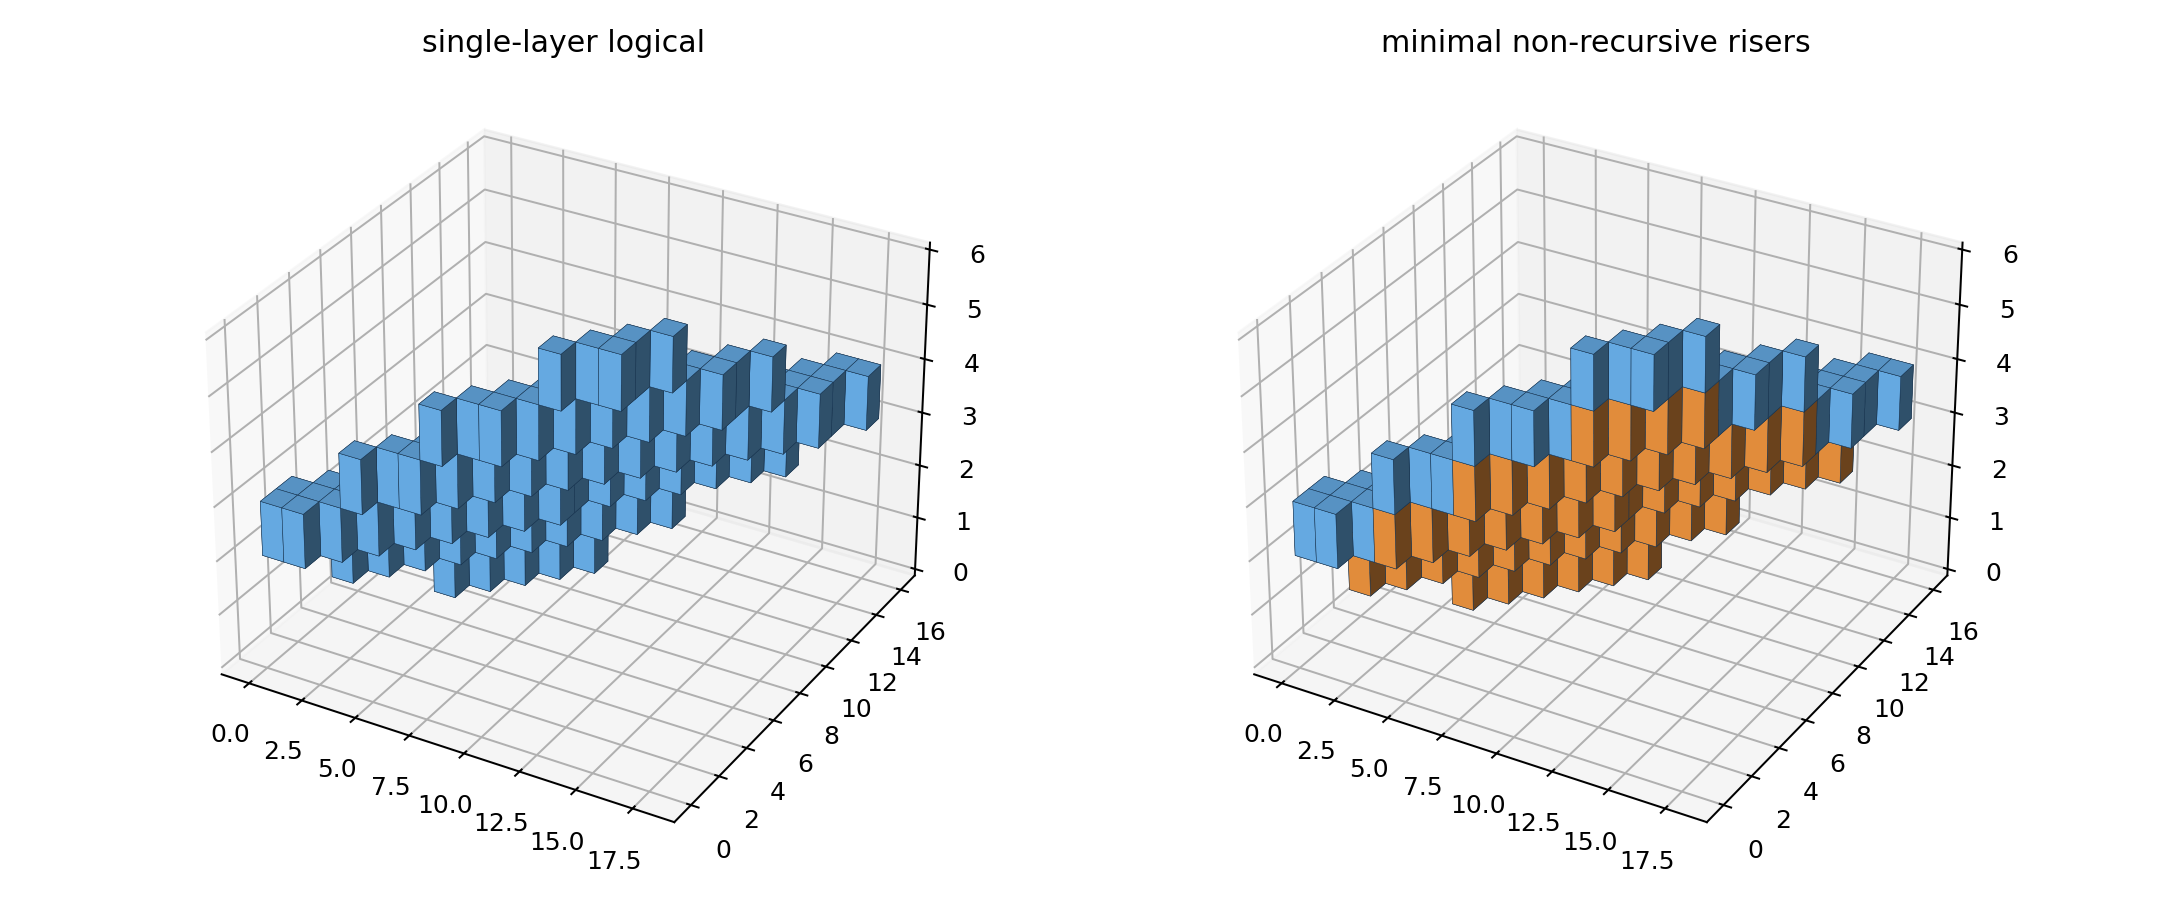

Write Python code to recreate this figure.
"""Non-recursive risers for a one-layer digital face."""
from collections import Counter, deque
from pathlib import Path

from bresenham_scan_lab import canonical_frame, lift, scan_face
from planar_faces import contains, face_normal


def local_columns(points, frame):
    result = {}
    for point in points:
        local = frame.vector(tuple(value + .5 for value in point))
        result[(round(local[0]), round(local[1]))] = round(local[2])
    return result


def cracks(columns):
    result = []
    for cell, w in columns.items():
        for step in ((1, 0), (0, 1)):
            neighbor = cell[0] + step[0], cell[1] + step[1]
            if neighbor in columns and columns[neighbor] != w:
                result.append((cell, neighbor))
    return result


def close_projection(cells, local_vertices):
    """Replace each diagonal-only 2-D contact with one inward orthogonal cell."""
    polygon = tuple((vertex[0], vertex[1]) for vertex in local_vertices)
    result = set(cells)
    for u, v in sorted(cells):
        for du, dv in ((1, 1), (1, -1)):
            diagonal = u + du, v + dv
            first, second = (u + du, v), (u, v + dv)
            if diagonal not in cells or first in cells or second in cells:
                continue
            result.add(min((first, second), key=lambda cell: (not contains(polygon, (cell[0] + .5, cell[1] + .5)), cell)))
    return result


def bridge_face(vertices):
    base, _, frame = scan_face(vertices)
    _, local_vertices = canonical_frame(vertices)
    normal = face_normal(local_vertices)
    base_columns = local_columns(base, frame)
    closed_cells = close_projection(set(base_columns), local_vertices)
    logical = {frame.world_voxel(lift(cell, normal)) for cell in closed_cells}
    columns = local_columns(logical, frame)
    gaps = cracks(columns)

    def candidates(upper_side):
        result = set()
        for first, second in gaps:
            low = first if columns[first] < columns[second] else second
            high = second if low == first else first
            cell = low if upper_side else high
            w = columns[cell] + (1 if upper_side else -1)
            result.add((cell[0], cell[1], w))
        return result

    def cost(points):
        return sum(abs(normal[0] * u + normal[1] * v + normal[2] * w) for u, v, w in points)

    upper, lower = candidates(True), candidates(False)
    local_bridges = min((upper, lower), key=lambda points: (len(points), cost(points), sorted(points)))
    bridges = {frame.world_voxel(point) for point in local_bridges}
    return logical | bridges, logical, bridges, frame


def is_six_connected(points):
    if not points:
        return True
    seen, queue = set(), deque((next(iter(points)),))
    while queue:
        point = queue.popleft()
        if point in seen:
            continue
        seen.add(point)
        for axis in range(3):
            for step in (-1, 1):
                neighbor = list(point); neighbor[axis] += step; neighbor = tuple(neighbor)
                if neighbor in points and neighbor not in seen:
                    queue.append(neighbor)
    return len(seen) == len(points)


def maximum_thickness(points, frame):
    counts = Counter()
    for point in points:
        local = frame.vector(tuple(value + .5 for value in point))
        counts[(round(local[0]), round(local[1]))] += 1
    return max(counts.values(), default=0)


def render(vertices, output=None):
    import matplotlib.pyplot as plt
    import numpy as np

    filled, logical, bridges, _ = bridge_face(vertices)
    figure = plt.figure(figsize=(12, 5))
    for index, (points, title) in enumerate(((logical, "single-layer logical"), (filled, "minimal non-recursive risers")), 1):
        axis = figure.add_subplot(1, 2, index, projection="3d")
        data = np.array(sorted(points)); shifted = data - data.min(axis=0)
        shape = tuple(shifted.max(axis=0) + 1); voxels = np.zeros(shape, dtype=bool)
        colors = np.empty(shape, dtype=object)
        for world, point in zip(data, shifted):
            key = tuple(point); voxels[key] = True; colors[key] = "#ff9f43" if tuple(world) in bridges else "#72bfff"
        axis.voxels(voxels, facecolors=colors, edgecolor="#17324d", linewidth=.2); axis.set_title(title)
    figure.tight_layout(); output = Path(output or Path(__file__).with_suffix(".png")); figure.savefig(output, dpi=180)
    return output


if __name__ == "__main__":
    origin = (.5, .5, .5); a = (12., 5., 3.); b = (5., 10., -2.)
    vertices = (origin, tuple(origin[i] + a[i] for i in range(3)),
                tuple(origin[i] + a[i] + b[i] for i in range(3)), tuple(origin[i] + b[i] for i in range(3)))
    filled, logical, bridges, frame = bridge_face(vertices)
    print(f"logical={len(logical)} bridges={len(bridges)} max_thickness={maximum_thickness(filled, frame)} six={is_six_connected(filled)}")
    print(render(vertices))
